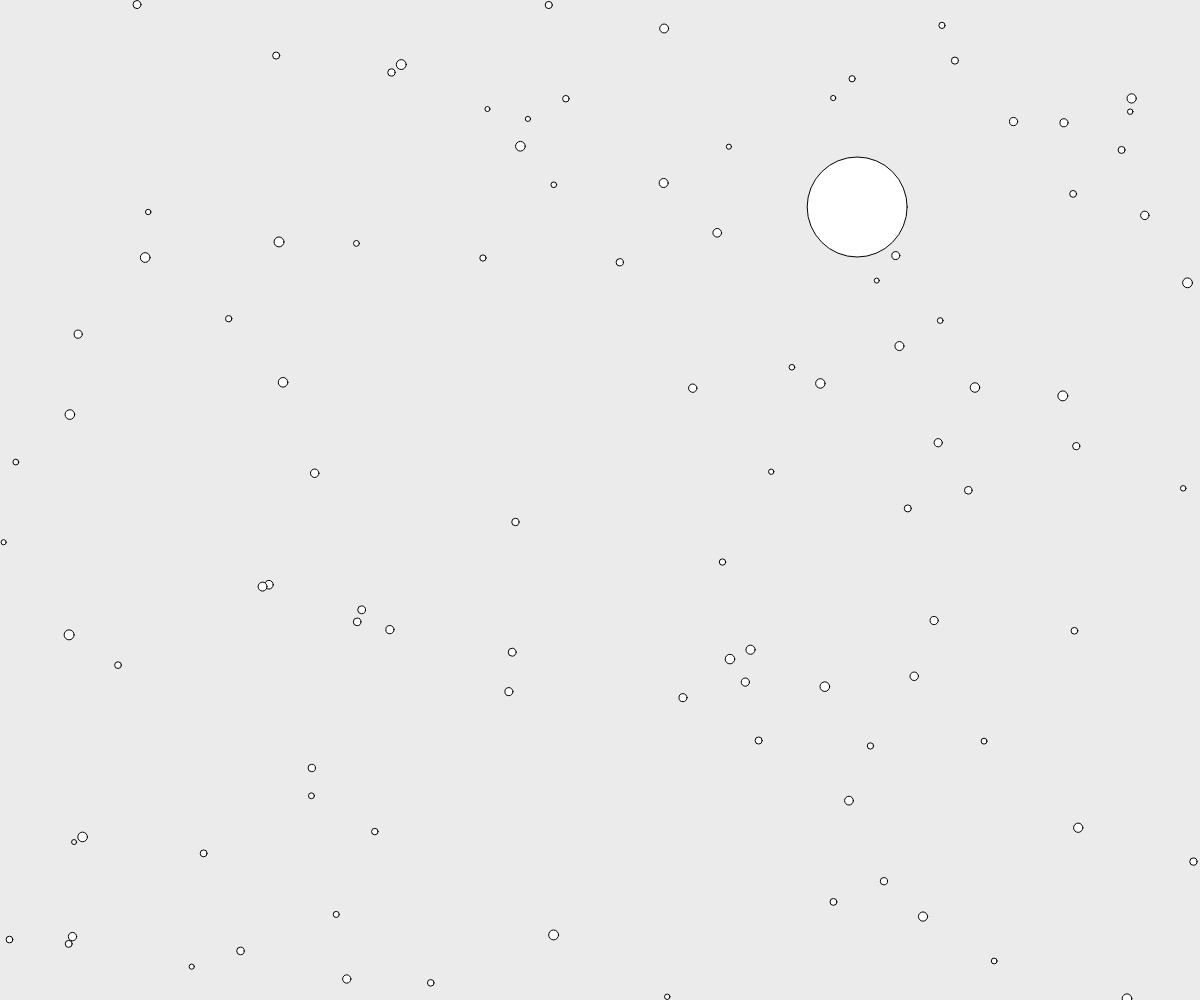
Frame 1 (no input)
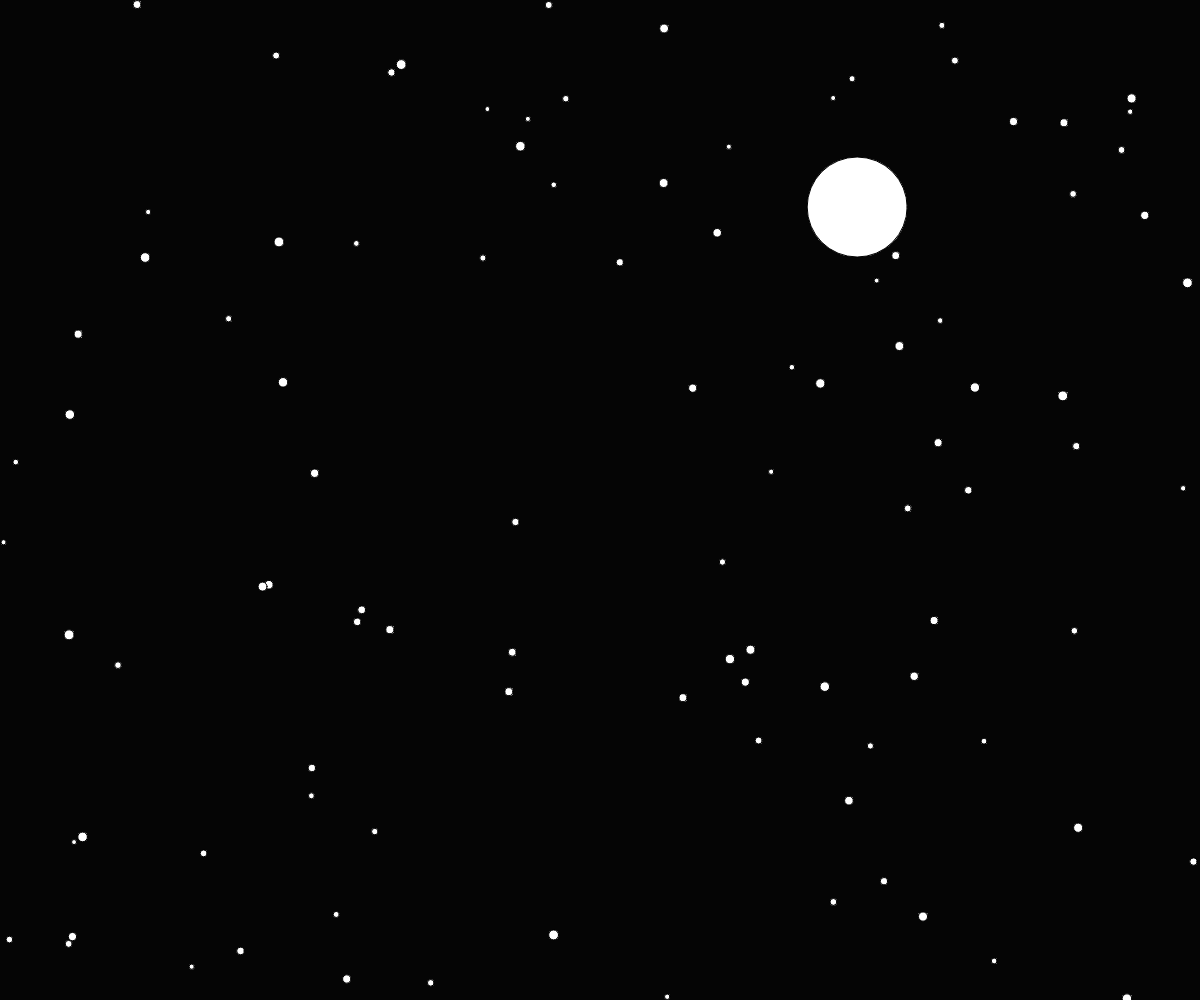
Frame 60 (no input)
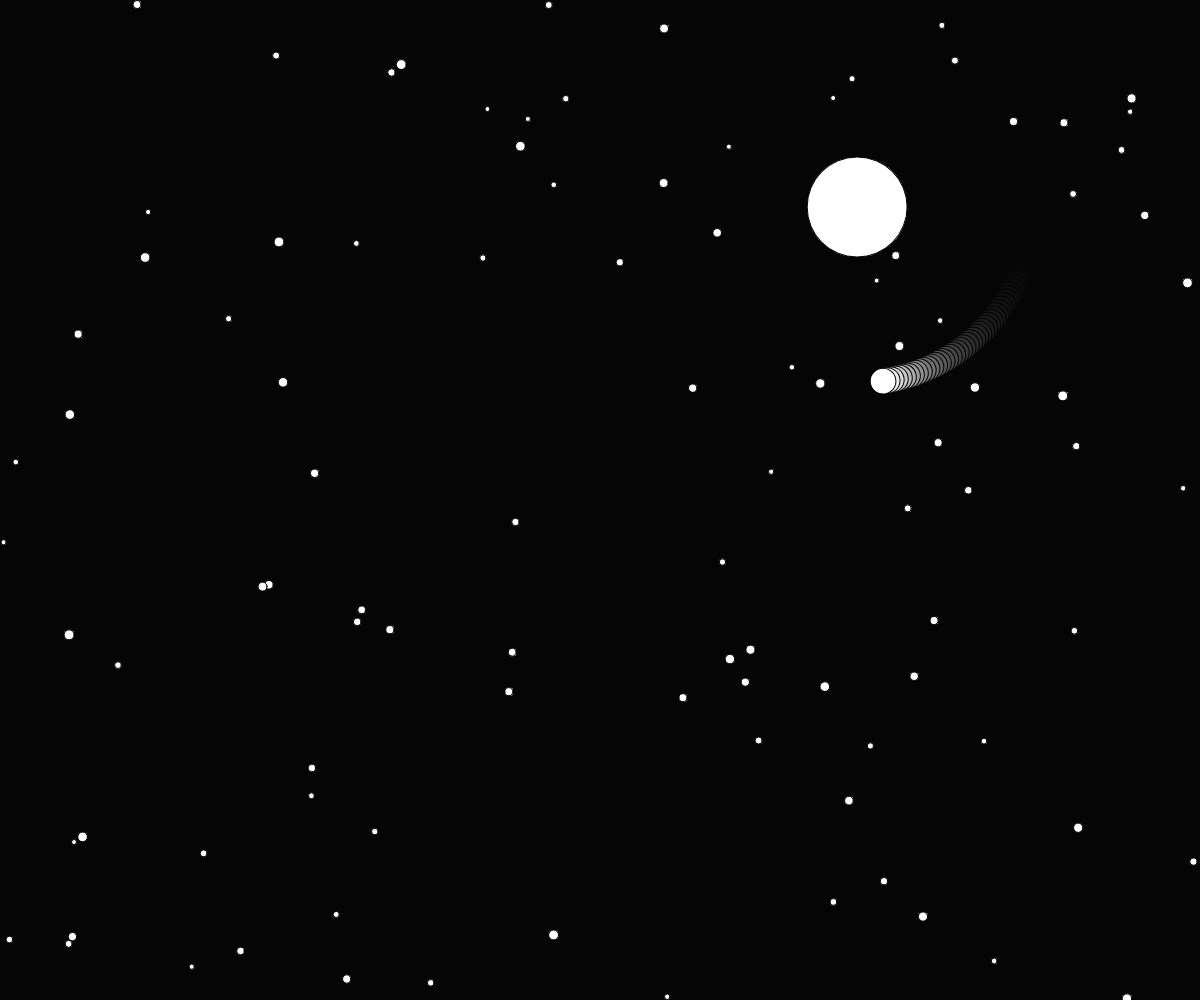
Frame 120 (the mouse pressed at the canvas centre since frame 60)

The p5.js sketch that drew these frames (run headless with seeded random() and noise() and a simulated clock; from frame 60 on, the mouse is pressed at the canvas centre):

// p5.js sketch
// ── sketch.js
// Planets and Moons
// Arman Asryan
// Mar 26 / 26


let planets; let stars = [];


function setup() {
  createCanvas(windowWidth, windowHeight);
  angleMode(DEGREES)
  planets = new Planet(random(0,width),random(0,height))
  for (let i = 0; i < 100; i++) {
    let star = {
      x:random(0,width),
      y: random(0,height),
      s: random(5,10)
    }
    stars.push(star)
  }

}

function draw() {
  background(0,20);
  
  for(let star of stars){
    circle(star.x, star.y, star.s)
  }
  planets.display()
}

function mousePressed() {
  planets.createMoon()
  //regular click -> add moon
  //SHIFT click -> destroy and reset moon
  if (keyIsPressed && keyCode === SHIFT) {
    planets = new Planet(random(0,width), random(0,height))
  }
}

function keyPressed() {
  if (keyCode !== SHIFT) {
    planets.x = mouseX
    planets.y = mouseY
  }
}


class Planet{
  constructor(x,y){
    this.x = x; this.y = y; 
    this.size = 100
    this.moons = []
  }

  //Class methods
  createMoon(){
    this.moons.push(new Moons())
  }

  //Draw Planet with its moons
  display(){
    circle(this.x, this.y , this.size)
    for (let m of this.moons) {
      m.update(this.x,this.y)
    }
  }
}

class Moons{
  constructor(){
    this.speed = random(1,5)
    this.angle = 0;
    this.orbitRadius = random(100,200)
    this.s = random(10,50)
  }

  move(){
    this.angle += this.speed
  }

  display(x,y){
    push()
    translate(x,y)
    rotate(this.angle)
    circle(this.orbitRadius, 0, this.s)
    pop()
  }

  update(x,y){
    //helper method to handle all internal methods
    this.move()
    this.display(x,y)
  
  }
}
